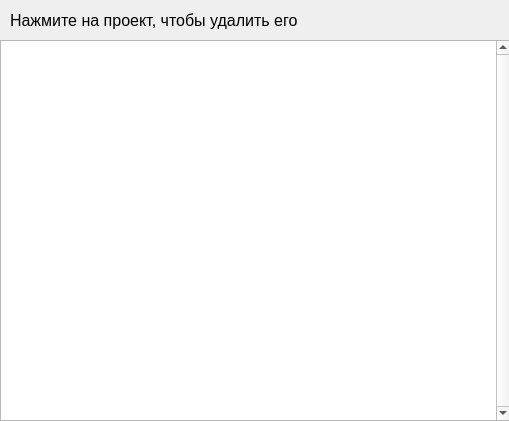
<?xml version="1.0" encoding="UTF-8"?>
<ui version="4.0">
 <class>conf_projs_window</class>
 <widget class="QMainWindow" name="conf_projs_window">
  <property name="geometry">
   <rect>
    <x>0</x>
    <y>0</y>
    <width>509</width>
    <height>421</height>
   </rect>
  </property>
  <property name="windowTitle">
   <string>Удаление проектов</string>
  </property>
  <widget class="QWidget" name="centralwidget">
   <widget class="QListWidget" name="listWidget">
    <property name="geometry">
     <rect>
      <x>0</x>
      <y>40</y>
      <width>511</width>
      <height>381</height>
     </rect>
    </property>
    <property name="verticalScrollBarPolicy">
     <enum>Qt::ScrollBarAlwaysOn</enum>
    </property>
    <property name="horizontalScrollBarPolicy">
     <enum>Qt::ScrollBarAlwaysOff</enum>
    </property>
   </widget>
   <widget class="QLabel" name="label">
    <property name="geometry">
     <rect>
      <x>10</x>
      <y>10</y>
      <width>341</width>
      <height>21</height>
     </rect>
    </property>
    <property name="font">
     <font>
      <pointsize>12</pointsize>
     </font>
    </property>
    <property name="text">
     <string>Нажмите на проект, чтобы удалить его</string>
    </property>
   </widget>
  </widget>
 </widget>
 <resources/>
 <connections/>
</ui>
